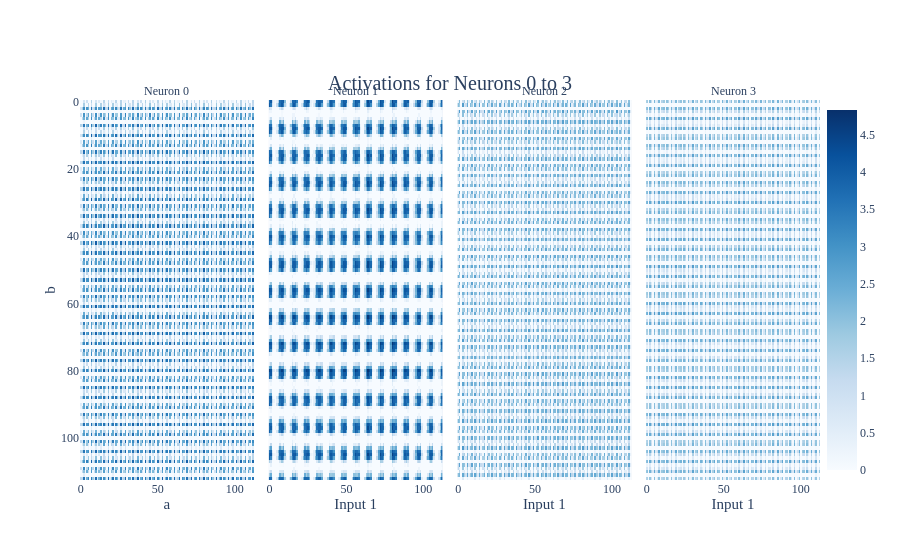

Notebook code for this chart:
### Code cell
fig = inputs_heatmap(neuron_acts[:, :4],
                     title=f'Activations for Neurons 0 to 3',
                     return_fig=True,
                     color_continuous_scale='Blues',
                     facet_col=2,
                     facet_labels=[f"Neuron {i}" for i in range(4)],
                     zmin=0.)
fig.update_layout(xaxis_title="a", yaxis_title="b")
fig.show("vscode+colab")
write_image(fig, 'act_mlp_neuron_0')

### Figure 1 — Plotly figure (JSON) as saved in the notebook; plotly's stock layout.template omitted (floating-point values rounded to 4 significant figures; data arrays with more than 128 entries replaced by an {"elided": "..."} marker saying what was removed)
{"data": [{"coloraxis": "coloraxis", "hovertemplate": "x: %{x}<br>y: %{y}<br>color: %{z}<extra></extra>", "name": "0", "type": "heatmap", "xaxis": "x", "yaxis": "y", "z": {"elided": "113x113 float values"}}, {"coloraxis": "coloraxis", "hovertemplate": "x: %{x}<br>y: %{y}<br>color: %{z}<extra></extra>", "name": "1", "type": "heatmap", "xaxis": "x2", "yaxis": "y2", "z": {"elided": "113x113 float values"}}, {"coloraxis": "coloraxis", "hovertemplate": "x: %{x}<br>y: %{y}<br>color: %{z}<extra></extra>", "name": "2", "type": "heatmap", "xaxis": "x3", "yaxis": "y3", "z": {"elided": "113x113 float values"}}, {"coloraxis": "coloraxis", "hovertemplate": "x: %{x}<br>y: %{y}<br>color: %{z}<extra></extra>", "name": "3", "type": "heatmap", "xaxis": "x4", "yaxis": "y4", "z": {"elided": "113x113 float values"}}], "layout": {"annotations": [{"font": {}, "showarrow": false, "text": "Neuron 0", "x": 0.1175, "xanchor": "center", "xref": "paper", "y": 1, "yanchor": "bottom", "yref": "paper"}, {"font": {}, "showarrow": false, "text": "Neuron 1", "x": 0.3725, "xanchor": "center", "xref": "paper", "y": 1, "yanchor": "bottom", "yref": "paper"}, {"font": {}, "showarrow": false, "text": "Neuron 2", "x": 0.6275, "xanchor": "center", "xref": "paper", "y": 1, "yanchor": "bottom", "yref": "paper"}, {"font": {}, "showarrow": false, "text": "Neuron 3", "x": 0.8825, "xanchor": "center", "xref": "paper", "y": 1, "yanchor": "bottom", "yref": "paper"}], "coloraxis": {"autocolorscale": false, "cmax": 4.83, "cmid": 0, "cmin": 0, "colorscale": [[0, "rgb(247,251,255)"], [0.125, "rgb(222,235,247)"], [0.25, "rgb(198,219,239)"], [0.375, "rgb(158,202,225)"], [0.5, "rgb(107,174,214)"], [0.625, "rgb(66,146,198)"], [0.75, "rgb(33,113,181)"], [0.875, "rgb(8,81,156)"], [1, "rgb(8,48,107)"]]}, "title": {"text": "Activations for Neurons 0 to 3"}, "xaxis": {"anchor": "y", "domain": [0, 0.235], "title": {"text": "a"}}, "xaxis2": {"anchor": "y2", "domain": [0.255, 0.49], "matches": "x", "title": {"text": "Input 1"}}, "xaxis3": {"anchor": "y3", "domain": [0.51, 0.745], "matches": "x", "title": {"text": "Input 1"}}, "xaxis4": {"anchor": "y4", "domain": [0.765, 1.0], "matches": "x", "title": {"text": "Input 1"}}, "yaxis": {"anchor": "x", "autorange": "reversed", "domain": [0, 1], "title": {"text": "b"}}, "yaxis2": {"anchor": "x2", "domain": [0, 1], "matches": "y", "showticklabels": false}, "yaxis3": {"anchor": "x3", "domain": [0, 1], "matches": "y", "showticklabels": false}, "yaxis4": {"anchor": "x4", "domain": [0, 1], "matches": "y", "showticklabels": false}}}
